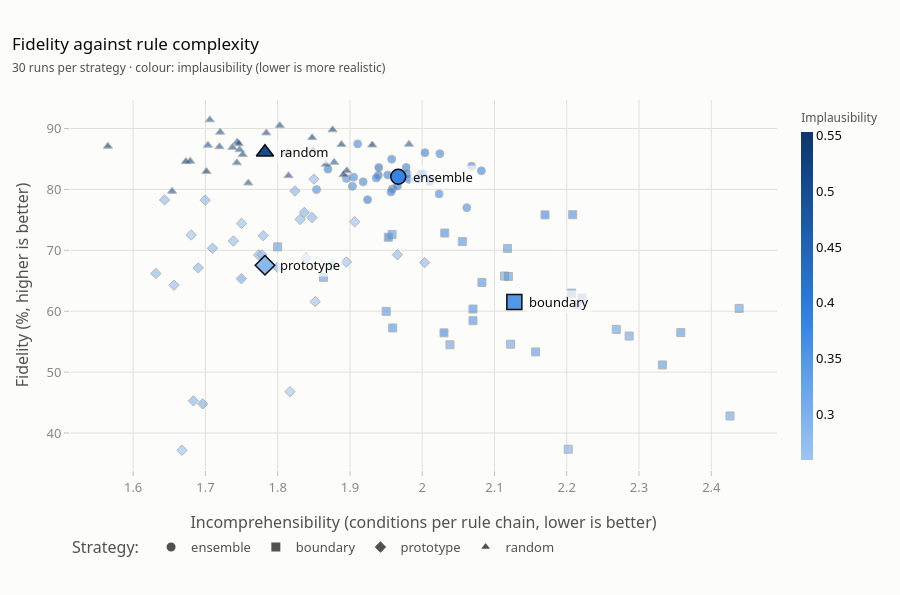

This figure's notebook cell:
### Markdown cell above
In the full run of 30 seeds every difference from the ensemble is significant, and each strategy has its own profile:

- **Random** mining gives the most faithful rules, 86.1% against the ensemble's 82.1%, and the most concise, 1.78
  conditions against 1.97. Its switches are the least realistic: implausibility 0.503 against 0.381.
- **Prototype** mining gives the most realistic switches, 0.283, and rules as concise as random ones, but it is far
  less faithful, 67.5%, and depends on the split: its fidelity ranges from 37% to 82% over the seeds.
- **Boundary** mining is the least faithful, 61.5%, and the least concise, 2.13 conditions; its switches are more
  realistic than the ensemble's, 0.349.
- The **ensemble** sits between them on every metric and is the most stable: its fidelity stays between 77% and 87%.

The paper reports the same orderings for Adult with XGBoost: random mining first for fidelity and conciseness, the
ensemble second for fidelity, prototype and boundary mining with significantly more plausible switches than the
ensemble. One difference: in the paper prototype rules were longer than the ensemble's, here they are as short as
random ones.

## 4. The trade-off

No strategy wins everywhere: rules that flip the model more often (fidelity) tend to need more conditions
(incomprehensibility), and the realism of the switches (implausibility) is a third axis. The chart puts the first two
on the axes and the third in colour.

### Code cell
viz.show(viz.plot_pareto(results))

### Figure 1 — Plotly figure (JSON) as saved in the notebook; plotly's stock layout.template omitted (floating-point values rounded to 4 significant figures)
{"data": [{"hovertemplate": "<b>ensemble</b> run<br>fidelity %{y:.1f}%<br>incomprehensibility %{x:.2f}<br>implausibility %{marker.color:.3f}<extra></extra>", "legendgroup": "ensemble", "marker": {"color": [0.374, 0.4202, 0.4048, 0.3615, 0.3842, 0.3892, 0.3896, 0.3646, 0.3719, 0.3693, 0.392, 0.3965, 0.3881, 0.3687, 0.366, 0.3605, 0.3841, 0.3762, 0.3808, 0.3598, 0.3743, 0.3901, 0.3764, 0.3838, 0.3914, 0.3776, 0.385, 0.3718, 0.3961, 0.3667], "coloraxis": "coloraxis", "line": {"color": "#898781", "width": 1}, "opacity": 0.6, "size": 8, "symbol": "circle"}, "mode": "markers", "name": "ensemble", "showlegend": false, "x": [1.998, 1.94, 1.924, 2.011, 2.082, 1.952, 1.939, 1.854, 1.959, 1.905, 1.982, 1.87, 1.98, 2.062, 1.895, 1.995, 1.957, 1.918, 2.068, 2.012, 1.911, 2.004, 2.024, 1.936, 1.978, 2.001, 1.958, 2.023, 1.966, 1.903], "y": [82.51, 83.59, 78.31, 81.29, 83.05, 82.37, 82.32, 79.97, 80.09, 82.01, 81.66, 83.33, 82.54, 77.01, 81.81, 81.68, 79.59, 81.24, 83.82, 81.71, 87.48, 86.03, 85.87, 81.87, 83.61, 82.56, 84.96, 79.26, 80.58, 80.51], "type": "scatter"}, {"hovertemplate": "<b>boundary</b> run<br>fidelity %{y:.1f}%<br>incomprehensibility %{x:.2f}<br>implausibility %{marker.color:.3f}<extra></extra>", "legendgroup": "boundary", "marker": {"color": [0.3274, 0.3959, 0.347, 0.3269, 0.3864, 0.3467, 0.3681, 0.3313, 0.3279, 0.3444, 0.3803, 0.3387, 0.339, 0.3695, 0.3487, 0.3506, 0.3494, 0.3342, 0.351, 0.3217, 0.3083, 0.3604, 0.3347, 0.3589, 0.3542, 0.3646, 0.3589, 0.3606, 0.3543, 0.3432], "coloraxis": "coloraxis", "line": {"color": "#898781", "width": 1}, "opacity": 0.6, "size": 8, "symbol": "square"}, "mode": "markers", "name": "boundary", "showlegend": false, "x": [2.286, 1.953, 2.332, 2.426, 2.17, 2.358, 2.07, 2.038, 2.122, 2.118, 2.03, 1.8, 1.863, 2.031, 2.157, 1.95, 1.958, 2.269, 2.207, 2.114, 2.202, 1.959, 2.438, 2.07, 2.214, 2.208, 2.055, 2.083, 2.221, 2.119], "y": [55.92, 72.15, 51.17, 42.8, 75.82, 56.49, 60.36, 54.49, 54.58, 70.3, 56.44, 70.57, 65.56, 72.84, 53.31, 59.98, 72.61, 57.01, 62.97, 65.77, 37.34, 57.25, 60.46, 58.45, 61.12, 75.85, 71.43, 64.72, 62.17, 65.71], "type": "scatter"}, {"hovertemplate": "<b>prototype</b> run<br>fidelity %{y:.1f}%<br>incomprehensibility %{x:.2f}<br>implausibility %{marker.color:.3f}<extra></extra>", "legendgroup": "prototype", "marker": {"color": [0.2869, 0.2862, 0.2796, 0.2676, 0.2807, 0.2742, 0.2997, 0.3011, 0.2875, 0.2923, 0.2921, 0.2724, 0.2933, 0.2675, 0.2645, 0.285, 0.3088, 0.2837, 0.2823, 0.2587, 0.2838, 0.2927, 0.2748, 0.3166, 0.2844, 0.2824, 0.2852, 0.2652, 0.2812, 0.2675], "coloraxis": "coloraxis", "line": {"color": "#898781", "width": 1}, "opacity": 0.6, "size": 8, "symbol": "diamond"}, "mode": "markers", "name": "prototype", "showlegend": false, "x": [1.839, 1.69, 1.657, 1.907, 1.774, 1.739, 1.837, 1.8, 2.003, 1.847, 1.683, 1.75, 1.824, 1.668, 1.68, 1.966, 1.696, 1.71, 1.78, 1.817, 1.7, 1.876, 1.85, 1.75, 1.631, 1.831, 1.644, 1.895, 1.778, 1.852], "y": [68.75, 67.11, 64.27, 74.69, 69.23, 71.53, 76.22, 67.22, 67.99, 75.38, 45.29, 74.42, 79.74, 37.18, 72.53, 69.27, 44.79, 70.33, 72.4, 46.78, 78.23, 67.59, 81.69, 65.33, 66.19, 75.06, 78.28, 68.08, 69.25, 61.57], "type": "scatter"}, {"hovertemplate": "<b>random</b> run<br>fidelity %{y:.1f}%<br>incomprehensibility %{x:.2f}<br>implausibility %{marker.color:.3f}<extra></extra>", "legendgroup": "random", "marker": {"color": [0.4924, 0.5533, 0.551, 0.4907, 0.5192, 0.549, 0.4916, 0.4751, 0.4949, 0.5186, 0.4707, 0.5456, 0.5135, 0.5363, 0.4766, 0.467, 0.4912, 0.4762, 0.5093, 0.4893, 0.4953, 0.4838, 0.525, 0.4954, 0.4775, 0.5159, 0.5144, 0.4881, 0.5137, 0.464], "coloraxis": "coloraxis", "line": {"color": "#898781", "width": 1}, "opacity": 0.6, "size": 8, "symbol": "triangle-up"}, "mode": "markers", "name": "random", "showlegend": false, "x": [1.803, 1.931, 1.673, 1.744, 1.896, 1.701, 1.784, 1.759, 1.654, 1.679, 1.878, 1.565, 1.867, 1.891, 1.704, 1.814, 1.737, 1.744, 1.888, 1.719, 1.72, 1.706, 1.849, 1.752, 1.982, 1.876, 1.746, 1.815, 1.848, 1.747], "y": [90.48, 87.3, 84.57, 84.38, 83.07, 82.96, 89.28, 81.06, 79.69, 84.65, 84.46, 87.1, 84.15, 82.42, 87.26, 86.09, 86.9, 87.78, 87.37, 87.02, 89.41, 91.43, 86.42, 85.72, 87.42, 89.79, 87.5, 82.26, 88.5, 86.52], "type": "scatter"}, {"hovertemplate": "<b>ensemble</b> mean<br>fidelity %{y:.1f}%<br>incomprehensibility %{x:.2f}<br>implausibility %{marker.color:.3f}<extra></extra>", "legendgroup": "ensemble", "marker": {"color": [0.3805], "coloraxis": "coloraxis", "line": {"color": "#0b0b0b", "width": 1.5}, "size": 15, "symbol": "circle"}, "mode": "markers", "name": "ensemble", "showlegend": false, "x": [1.967], "y": [82.09], "type": "scatter"}, {"legendgroup": "ensemble", "marker": {"color": "#52514e", "size": 11, "symbol": "circle"}, "mode": "markers", "name": "ensemble", "x": [null], "y": [null], "type": "scatter"}, {"hovertemplate": "<b>boundary</b> mean<br>fidelity %{y:.1f}%<br>incomprehensibility %{x:.2f}<br>implausibility %{marker.color:.3f}<extra></extra>", "legendgroup": "boundary", "marker": {"color": [0.3495], "coloraxis": "coloraxis", "line": {"color": "#0b0b0b", "width": 1.5}, "size": 15, "symbol": "square"}, "mode": "markers", "name": "boundary", "showlegend": false, "x": [2.127], "y": [61.52], "type": "scatter"}, {"legendgroup": "boundary", "marker": {"color": "#52514e", "size": 11, "symbol": "square"}, "mode": "markers", "name": "boundary", "x": [null], "y": [null], "type": "scatter"}, {"hovertemplate": "<b>prototype</b> mean<br>fidelity %{y:.1f}%<br>incomprehensibility %{x:.2f}<br>implausibility %{marker.color:.3f}<extra></extra>", "legendgroup": "prototype", "marker": {"color": [0.2833], "coloraxis": "coloraxis", "line": {"color": "#0b0b0b", "width": 1.5}, "size": 15, "symbol": "diamond"}, "mode": "markers", "name": "prototype", "showlegend": false, "x": [1.782], "y": [67.55], "type": "scatter"}, {"legendgroup": "prototype", "marker": {"color": "#52514e", "size": 11, "symbol": "diamond"}, "mode": "markers", "name": "prototype", "x": [null], "y": [null], "type": "scatter"}, {"hovertemplate": "<b>random</b> mean<br>fidelity %{y:.1f}%<br>incomprehensibility %{x:.2f}<br>implausibility %{marker.color:.3f}<extra></extra>", "legendgroup": "random", "marker": {"color": [0.5028], "coloraxis": "coloraxis", "line": {"color": "#0b0b0b", "width": 1.5}, "size": 15, "symbol": "triangle-up"}, "mode": "markers", "name": "random", "showlegend": false, "x": [1.782], "y": [86.1], "type": "scatter"}, {"legendgroup": "random", "marker": {"color": "#52514e", "size": 11, "symbol": "triangle-up"}, "mode": "markers", "name": "random", "x": [null], "y": [null], "type": "scatter"}], "layout": {"annotations": [{"bgcolor": "rgba(252,252,251,0.7)", "borderpad": 2, "font": {"color": "#0b0b0b"}, "showarrow": false, "text": "boundary", "x": 2.127, "xanchor": "left", "xshift": 12.0, "y": 61.52, "yanchor": "middle", "yshift": 0.0}, {"bgcolor": "rgba(252,252,251,0.7)", "borderpad": 2, "font": {"color": "#0b0b0b"}, "showarrow": false, "text": "ensemble", "x": 1.967, "xanchor": "left", "xshift": 12.0, "y": 82.09, "yanchor": "middle", "yshift": 0.0}, {"bgcolor": "rgba(252,252,251,0.7)", "borderpad": 2, "font": {"color": "#0b0b0b"}, "showarrow": false, "text": "prototype", "x": 1.782, "xanchor": "left", "xshift": 12.0, "y": 67.55, "yanchor": "middle", "yshift": 0.0}, {"bgcolor": "rgba(252,252,251,0.7)", "borderpad": 2, "font": {"color": "#0b0b0b"}, "showarrow": false, "text": "random", "x": 1.782, "xanchor": "left", "xshift": 12.0, "y": 86.1, "yanchor": "middle", "yshift": 0.0}], "coloraxis": {"colorbar": {"title": {"font": {"size": 12, "color": "#52514e"}, "text": "Implausibility"}, "thickness": 12, "outlinewidth": 0}, "colorscale": [[0.0, "#9ec5f4"], [0.1, "#86b6ef"], [0.2, "#6da7ec"], [0.3, "#5598e7"], [0.4, "#3987e5"], [0.5, "#2a78d6"], [0.6, "#256abf"], [0.7, "#1c5cab"], [0.8, "#184f95"], [0.9, "#104281"], [1.0, "#0d366b"]], "cmin": 0.2587, "cmax": 0.5533}, "title": {"text": "Fidelity against rule complexity<br><span style='font-size:12px;color:#52514e'>30 runs per strategy · colour: implausibility (lower is more realistic)</span>"}, "xaxis": {"title": {"text": "Incomprehensibility (conditions per rule chain, lower is better)"}, "range": [1.513, 2.491]}, "yaxis": {"title": {"text": "Fidelity (%, higher is better)"}, "range": [33.92, 94.68]}, "legend": {"title": {"text": "Strategy: "}, "orientation": "h", "yanchor": "top", "y": -0.1676, "x": 0}, "margin": {"t": 100, "b": 125}, "height": 595.0}}
